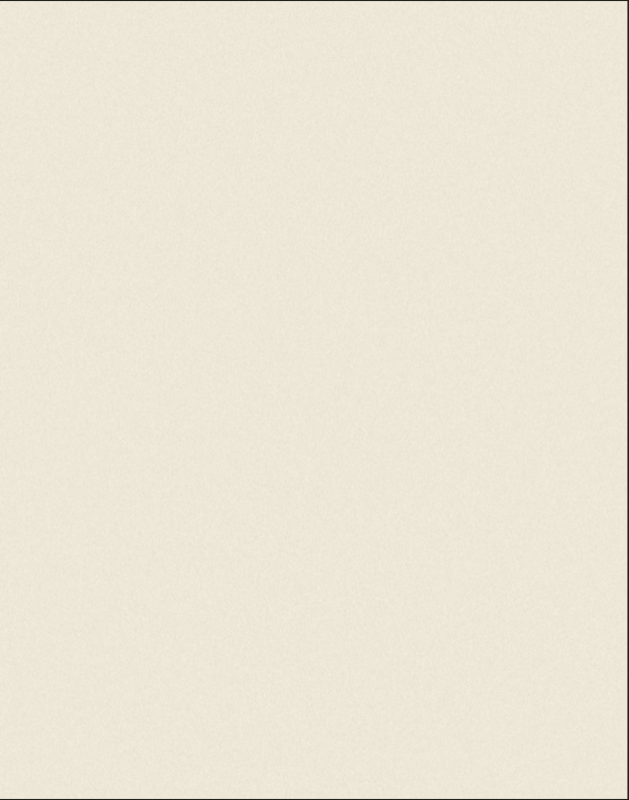
#> input picture works/drawings/Linhas/pages/01.jpg, 1257 x 1600 px (shown at 1/2 size); its folder holds only this picture in this run
$ python _tmp_cream_pages.py
#> lines starting #> are read from the running program, lines starting #| are printed output that depends on the picture
#> further down, src is the input picture: PIL image 1257x1600 RGB; mean R, G, B 236.2, 230.2, 214.3
from pathlib import Path
from PIL import Image, ImageFilter, ImageChops

pages = Path(r"c:\Users\anmatos\Documents\GitHub\andreiamatos\works\drawings\Linhas\pages")
CREAM = (236, 222, 193)


def cream_paper(img: Image.Image) -> Image.Image:
    img = img.convert("RGB")
    w, h = img.size
#> w = 1257; h = 1600
    cream = Image.new("RGB", img.size, CREAM)
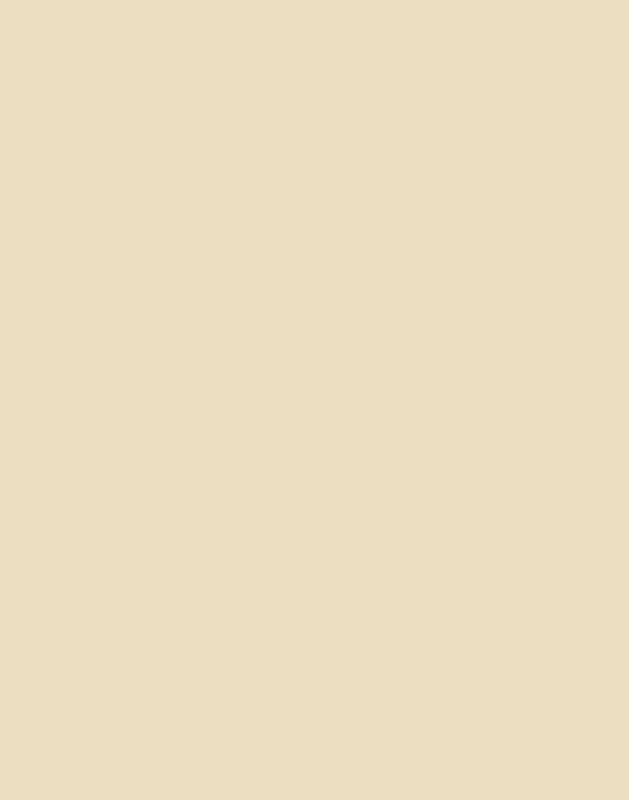
#> cream: PIL image 1257x1600 RGB (shown at 1/2 size); mean R, G, B 236, 222, 193
    gray = img.convert("L")
    mask = gray.point(lambda p: 0 if p < 188 else min(255, int((p - 188) * 255 / 67)))
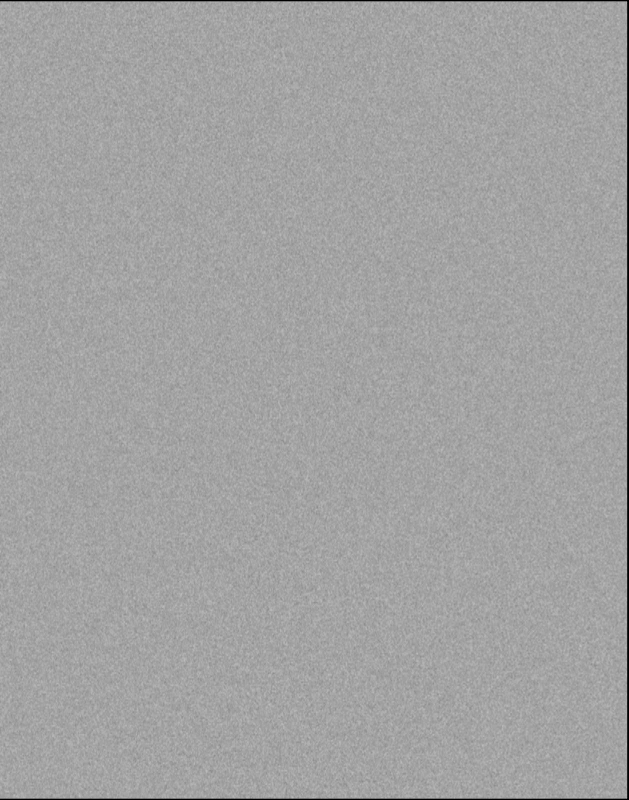
#> mask: PIL image 1257x1600 L (shown at 1/2 size); min 0, max 197, mean 162.5
    papered = Image.composite(Image.blend(img, cream, 0.48), img, mask)
    noise = Image.effect_noise((max(2, w // 2), max(2, h // 3)), 26).resize(
        (w, h), Image.BILINEAR
    )
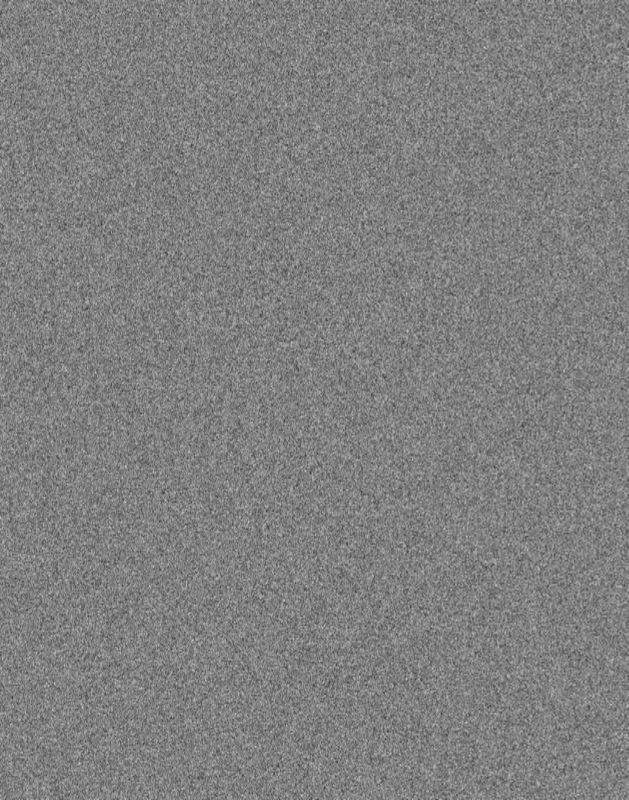
#> noise: PIL image 1257x1600 L (shown at 1/2 size); min 24, max 230, mean 127.5
    noise = noise.filter(ImageFilter.GaussianBlur(0.55)).convert("RGB")
#> noise: PIL image 1257x1600 RGB
    grained = Image.blend(papered, ImageChops.multiply(papered, noise), 0.11)
    return Image.composite(grained, papered, mask)


files = sorted(p for p in pages.glob("*.jpg") if p.name[0].isdigit())
print(f"processing {len(files)} pages")
for path in files:
    src = Image.open(path)
    out = cream_paper(src)
    src.close()
    out.save(path, "JPEG", quality=90, optimize=True, progressive=True)
    print(path.name, out.size)
#| 01.jpg (1257, 1600)
    out.close()

preview = pages / "_preview_cream.jpg"
if preview.exists():
    preview.unlink()
    print("removed preview")
print("done")

$ run again, on works/drawings/Linhas/pages/05.jpg
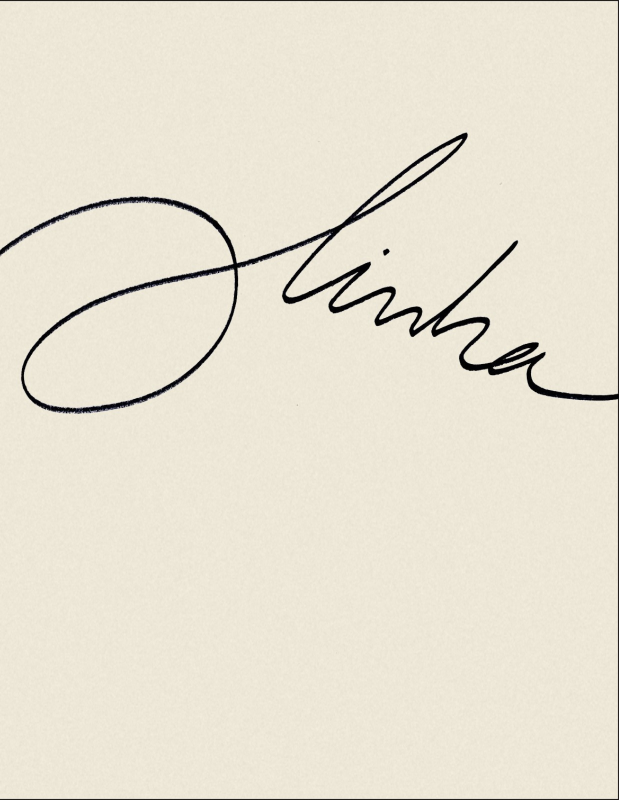
#> input picture works/drawings/Linhas/pages/05.jpg, 1238 x 1600 px (shown at 1/2 size)
#> src is the input picture: PIL image 1238x1600 RGB; mean R, G, B 231.5, 225.7, 210.2
#> in cream_paper, `noise = Image.effect_noise((max(2, w // 2), max(2, h // 3)), 26).resiz..`:
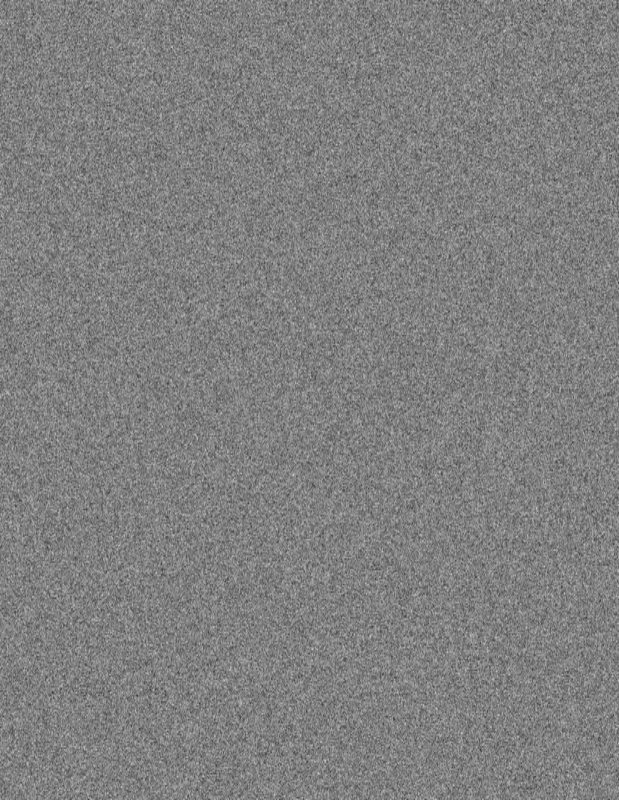
#> noise: PIL image 1238x1600 L (shown at 1/2 size); min 33, max 223, mean 127.6
#> in cream_paper, `grained = Image.blend(papered, ImageChops.multiply(papered, noise), 0...`:
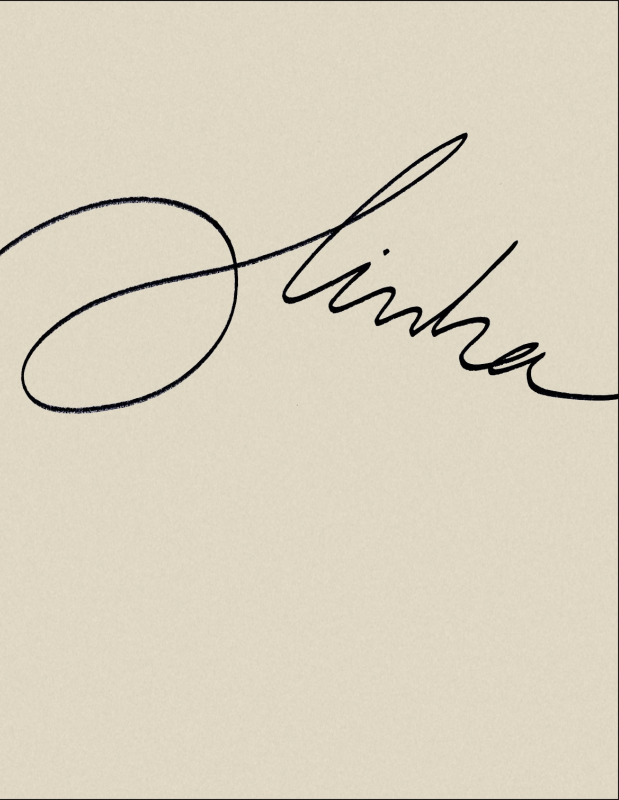
#> grained: PIL image 1238x1600 RGB (shown at 1/2 size); mean R, G, B 217.7, 210.1, 191.5
#| 05.jpg (1238, 1600)

$ run again, on works/drawings/Linhas/pages/06.jpg
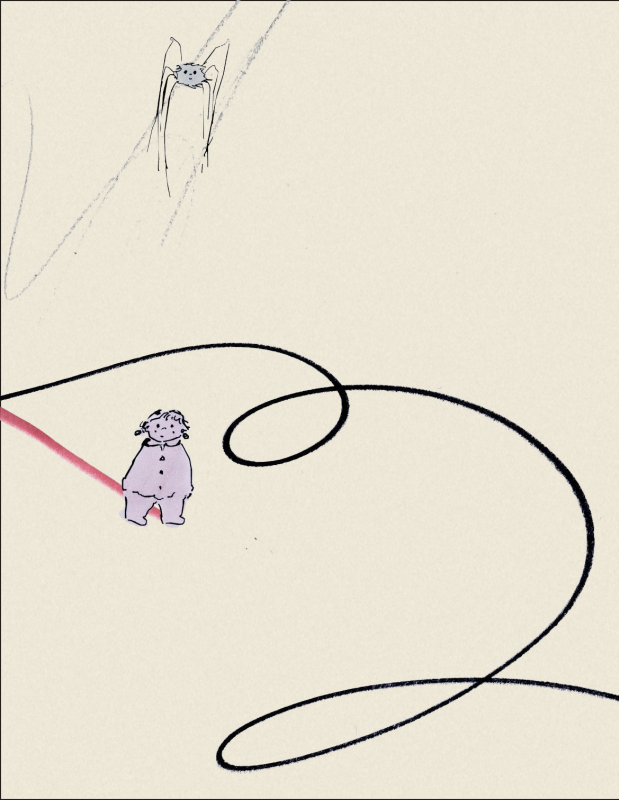
#> input picture works/drawings/Linhas/pages/06.jpg, 1238 x 1600 px (shown at 1/2 size)
#> src is the input picture: PIL image 1238x1600 RGB; mean R, G, B 230.6, 224.5, 209.7
#> in cream_paper, `noise = Image.effect_noise((max(2, w // 2), max(2, h // 3)), 26).resiz..`:
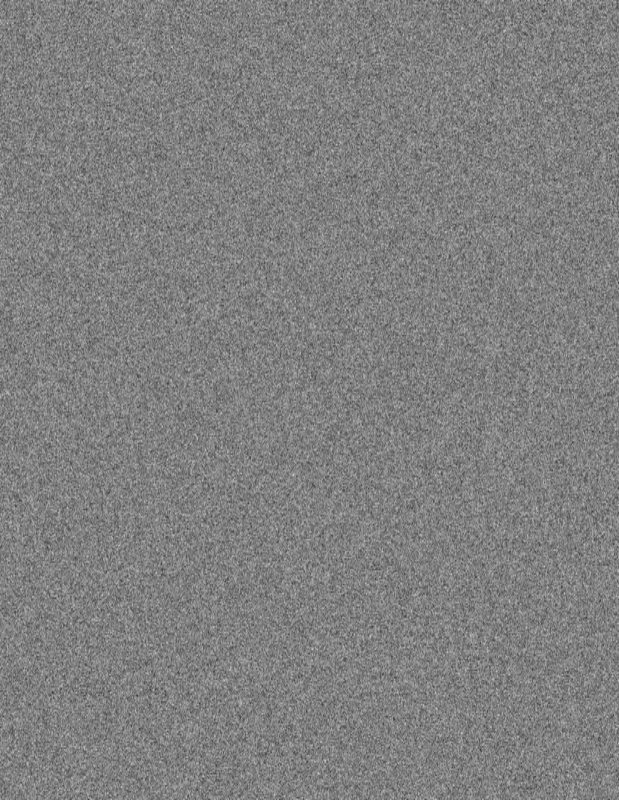
#> noise: PIL image 1238x1600 L (shown at 1/2 size); min 33, max 223, mean 127.6
#> in cream_paper, `grained = Image.blend(papered, ImageChops.multiply(papered, noise), 0...`:
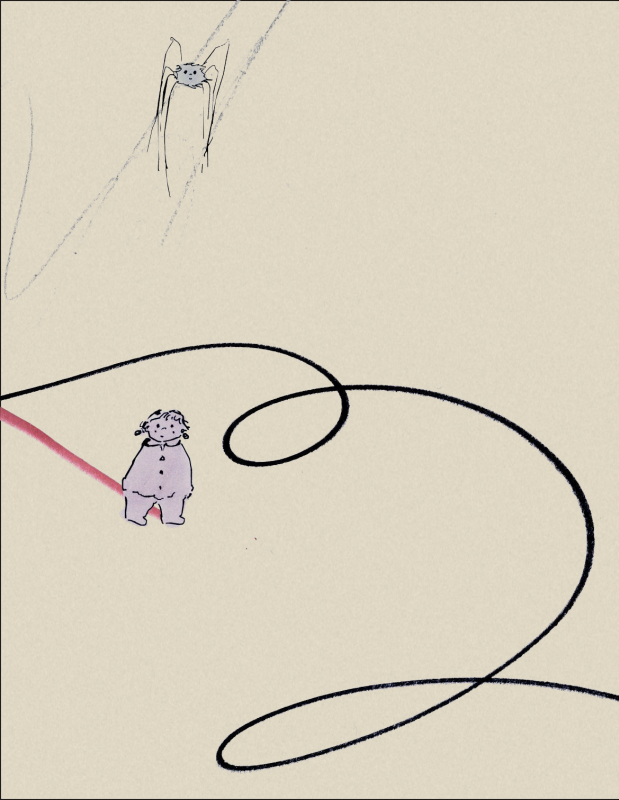
#> grained: PIL image 1238x1600 RGB (shown at 1/2 size); mean R, G, B 216.9, 209.1, 191.1
#| 06.jpg (1238, 1600)

$ run again, on works/drawings/Linhas/pages/07.jpg
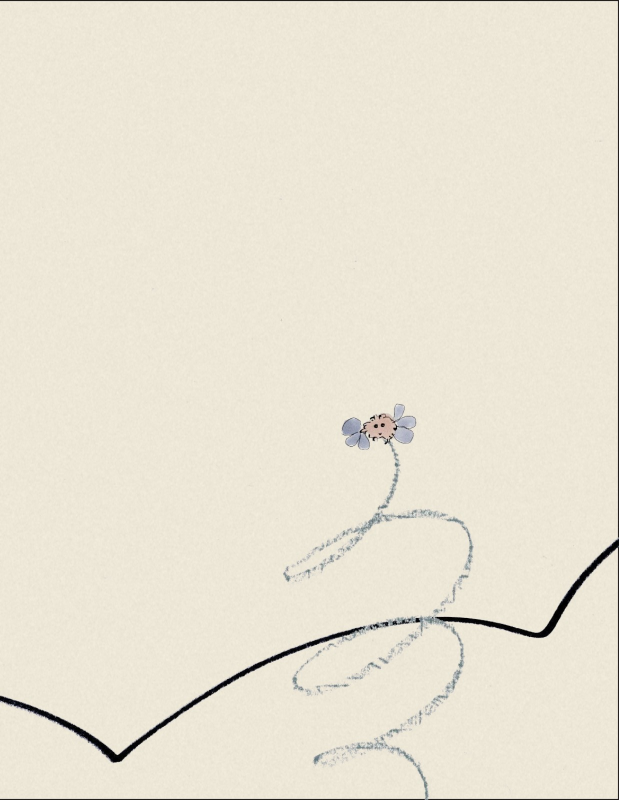
#> input picture works/drawings/Linhas/pages/07.jpg, 1238 x 1600 px (shown at 1/2 size)
#> src is the input picture: PIL image 1238x1600 RGB; mean R, G, B 233.6, 227.8, 212.2
#> in cream_paper, `noise = Image.effect_noise((max(2, w // 2), max(2, h // 3)), 26).resiz..`:
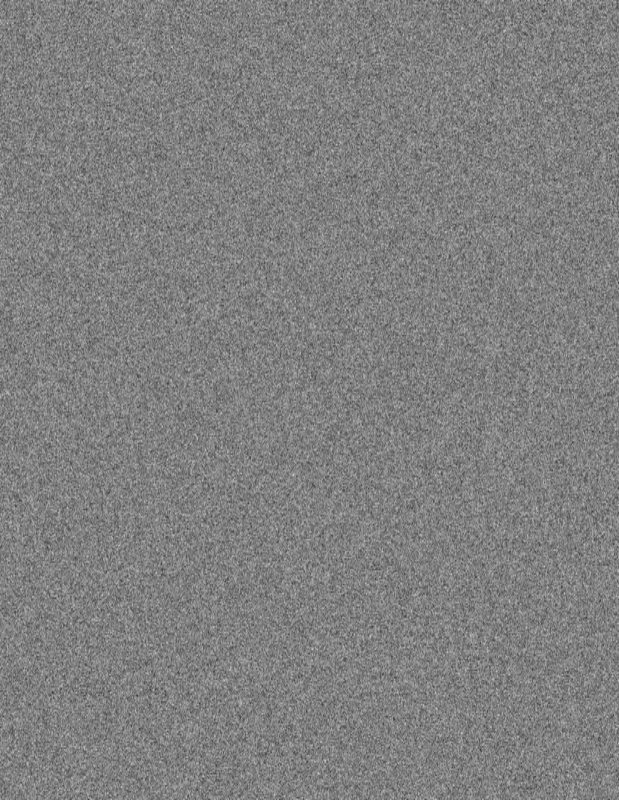
#> noise: PIL image 1238x1600 L (shown at 1/2 size); min 33, max 223, mean 127.6
#> in cream_paper, `grained = Image.blend(papered, ImageChops.multiply(papered, noise), 0...`:
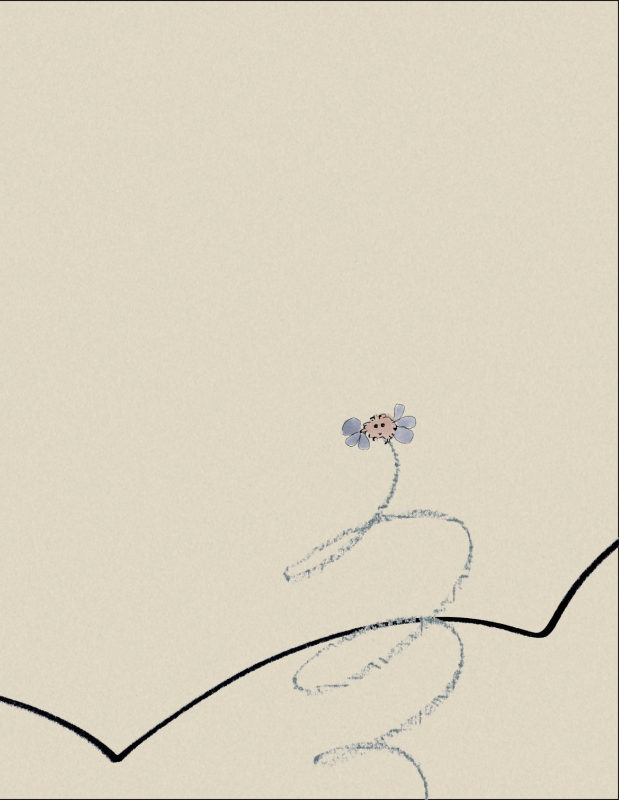
#> grained: PIL image 1238x1600 RGB (shown at 1/2 size); mean R, G, B 219.7, 212.1, 193.4
#| 07.jpg (1238, 1600)

$ run again, on works/drawings/Linhas/pages/02.jpg
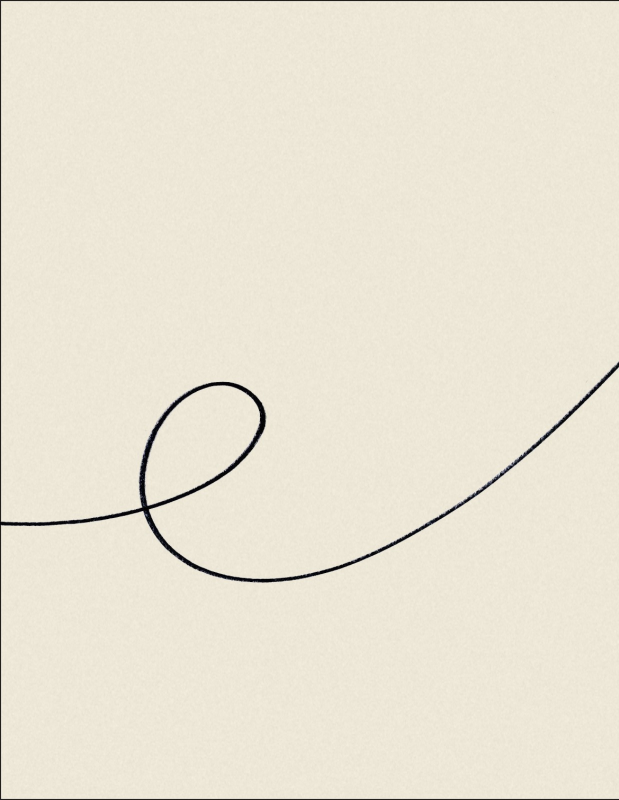
#> input picture works/drawings/Linhas/pages/02.jpg, 1238 x 1600 px (shown at 1/2 size)
#> src is the input picture: PIL image 1238x1600 RGB; mean R, G, B 234.2, 228.3, 212.6
#> in cream_paper, `noise = Image.effect_noise((max(2, w // 2), max(2, h // 3)), 26).resiz..`:
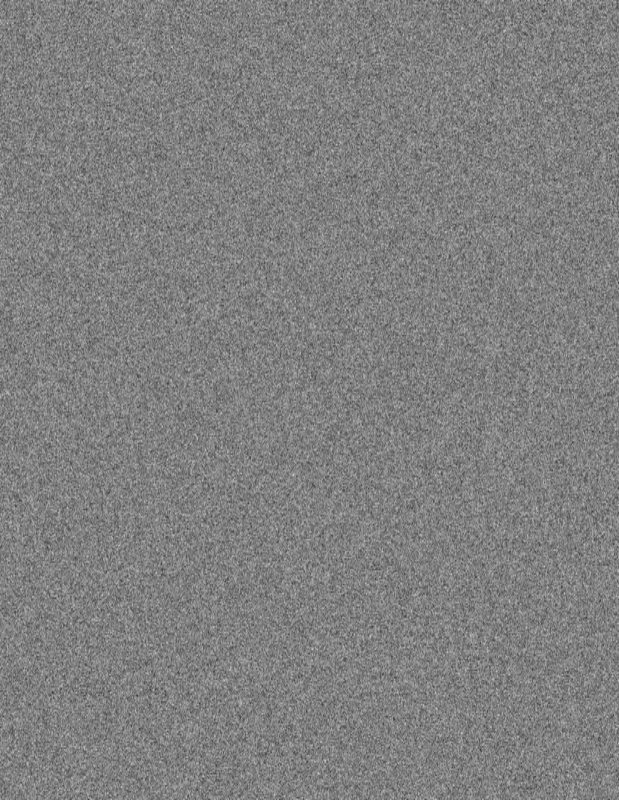
#> noise: PIL image 1238x1600 L (shown at 1/2 size); min 33, max 223, mean 127.6
#> in cream_paper, `grained = Image.blend(papered, ImageChops.multiply(papered, noise), 0...`:
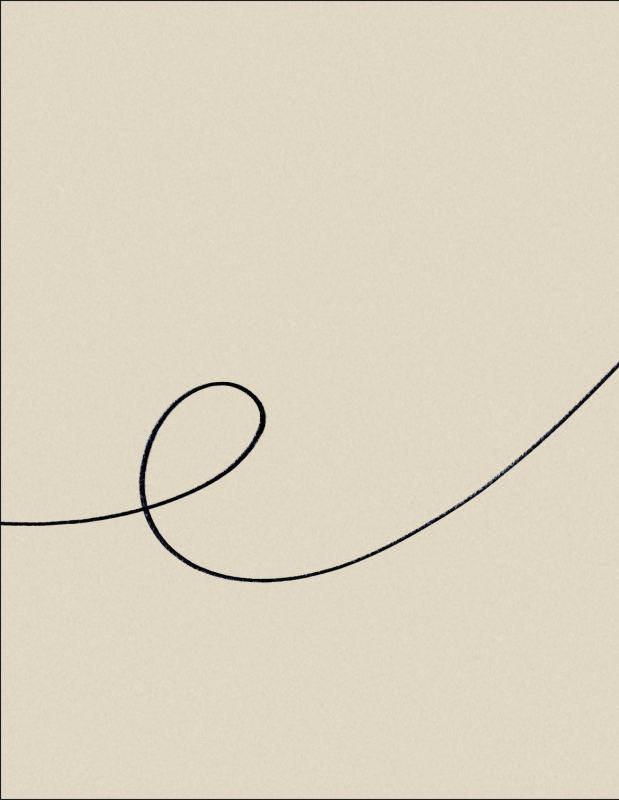
#> grained: PIL image 1238x1600 RGB (shown at 1/2 size); mean R, G, B 220.2, 212.6, 193.7
#| 02.jpg (1238, 1600)
